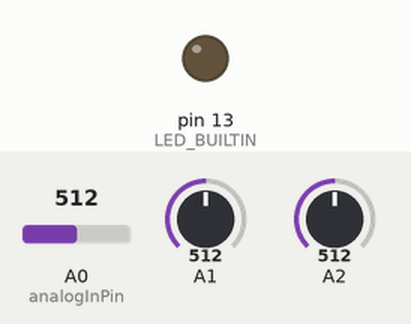
Simulated run of this program. Board: Arduino Uno, built with avr-gcc and run on an emulated ATmega328P. On the bench: output pins drawn as LEDs (lit = HIGH). The inputs (shaded band) are chosen by the test bench; at power-on: A0 (analogInPin) = 512, A1 = 512, A2 = 512. What the program prints to the serial monitor is not drawn.

Above: at 1.2 s.
1.3 s: A0 (analogInPin) set to 716
At 2.3 s:
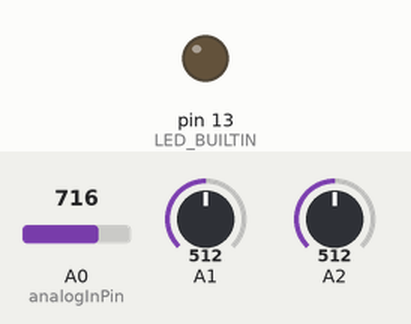
5.9 s: A0 (analogInPin) set to 900
At 6.3 s:
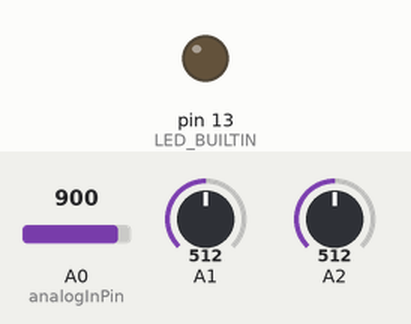
Timing chart, 0 to 8.9 s (numbered marks = the images above; inputs shaded):
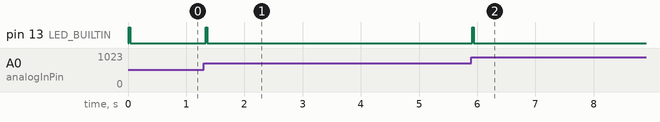

The program:

Main.cpp
```cpp
/*
Based on example:
 created 29 Dec. 2008
 by Tom Igoe

 Modified by Arthur Peters for polygraph data acquisition.

 */


#include "Arduino.h"

void setup();
void sendNumber(int v);
void sendNumberLong(long v);
void loop();
static const int analogInPin = 0;  // Analog input pin that the potentiometer is attached to
static const uint8_t BT_STATUS = 2;


int sensor1Value = 0;        // value read from the pot
int sensor1ValuePrev = 0;        // value read from the pot
int sensor2Value = 0;        // value read from the pot
int sensor3Value = 0;

void setup() {
  // initialize serial communications at 9600 bps:
  //Serial.begin(9600);
  analogReference(DEFAULT);
  pinMode(A0, INPUT);
  pinMode(A1, INPUT);
  pinMode(A2, INPUT);


  pinMode(BT_STATUS, INPUT);
  pinMode(LED_BUILTIN, OUTPUT);

  Serial.begin(9600);
}

void sendNumber(int v) {
  Serial.write(v & 0xff);
  Serial.write((v>>8) & 0xff);
}

void sendNumberLong(long v) {
  Serial.write(v & 0xff);
  Serial.write((v>>8) & 0xff);
  Serial.write((v>>16) & 0xff);
  Serial.write((v>>24) & 0xff);
}

void loop() {
  // read the analog in value:
  sensor1Value = analogRead(analogInPin);
  sensor2Value = analogRead(analogInPin+1);
  sensor3Value = analogRead(analogInPin+2);
  // map it to the range of the analog out:
  //outputValue = map(sensorValue, 0, 1023, 0, 255);
  // change the analog out value:
  //analogWrite(analogOutPin, outputValue);

  // print the results to the serial monitor:
  //Serial.print("sensor = " );
  if( 1 ) {
	  sendNumber(0xbeaf);
	  long t = micros();
	  sendNumberLong(t);
	  sendNumber(sensor1Value);
	  sendNumber(sensor2Value);
	  sendNumber(sensor3Value);
	  sendNumber(t + sensor1Value + sensor2Value + sensor3Value); // Compute and send simple checksum
	  Serial.flush();
  } else if (1) {
	  Serial.print(micros());
	  Serial.print(" ");
	  Serial.print(sensor1Value);
	  Serial.print(" ");
	  //Serial.print(sensor1ValuePrev < sensor1Value);
	  //Serial.print(" ");
	  Serial.print(sensor2Value);
	  Serial.print(" ");
	  Serial.print(sensor3Value);
	  Serial.println();
  }

  digitalWrite(LED_BUILTIN, sensor1ValuePrev < sensor1Value ? HIGH : LOW);

  sensor1ValuePrev = sensor1Value;

  // wait 10 milliseconds before the next loop
  // for the analog-to-digital converter to settle
  // after the last reading:
  delay(10);
}

int main(void)
{
	init();

	setup();

	for (;;)
		loop();

	return 0;
}
```

Measured:
- after the input at 1.3 s, pin 13 (LED_BUILTIN): LOW → HIGH at once, → LOW 0.02 s later
- after the input at 5.9 s, pin 13 (LED_BUILTIN): LOW → HIGH at once, → LOW 0.02 s later
